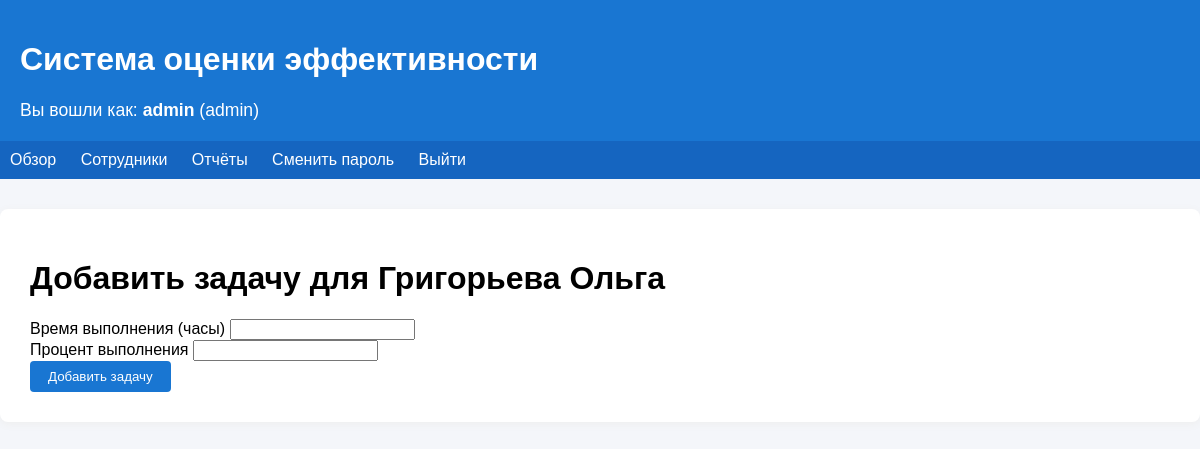
/auth/employees/1/add_task (signed in), run on the app's committed database.
### app/models.py (models this page shows, shortened)
class User(db.Model, UserMixin):
    __tablename__ = 'users'
    id = db.Column(db.Integer, primary_key=True)
    username = db.Column(db.String(64), unique=True, nullable=False)
    password_hash = db.Column(db.String(128), nullable=False)
    role = db.Column(db.String(10), nullable=False, default='admin')

class Employee(db.Model):
    __tablename__ = 'employees'
    id = db.Column(db.Integer, primary_key=True)
    name = db.Column(db.String(100))
    position = db.Column(db.String(100))
    department = db.Column(db.String(100))
    rating = db.Column(db.Float)
    tasks = db.relationship('Task', back_populates='employee', cascade='all, delete-orphan')

### app/auth.py (the view)
@bp.route('/employees/<int:emp_id>/add_task', methods=['GET', 'POST'])
@login_required
def add_task(emp_id):
    if current_user.role == 'worker':
        emp = Employee.query.filter_by(id=emp_id, name=current_user.username).first()
        if not emp:
            flash("Вы можете добавлять задачи только себе.", 'error')
            return redirect(url_for('views.dashboard'))
    elif current_user.role in ['admin', 'manager']:
        emp = Employee.query.get_or_404(emp_id)
    else:
        flash("Доступ запрещен.", 'error')
        return redirect(url_for('views.dashboard'))
    form = AddTaskForm()
    if form.validate_on_submit():
        task = Task(employee_id=emp.id, time=form.time.data, correctness=form.correctness.data)
        db.session.add(task)
        db.session.commit()
        flash("Задача добавлена.", 'success')
        return redirect(url_for('auth.list_employees'))
    return render_template('add_task.html', form=form, employee=emp)

### app/forms.py
class AddTaskForm(FlaskForm):
    time = FloatField('Время выполнения (часы)', validators=[DataRequired(), NumberRange(min=0)])
    correctness = FloatField('Процент выполнения', validators=[DataRequired(), NumberRange(min=0, max=100)])
    submit = SubmitField('Добавить задачу')

### app/templates/add_task.html (shortened to what this page needs)
{% extends 'base.html' %}
{% block content %}
  <h1>Добавить задачу для {{ employee.name }}</h1>
  <form method="post">
    <div>{{ form.time.label }} {{ form.time() }}</div>
    <div>{{ form.correctness.label }} {{ form.correctness() }}</div>
    {{ form.submit(class="btn") }}
  </form>
{% endblock %}

### app/templates/base.html (shortened to what this page needs)
<!DOCTYPE html>
<html lang="ru">
<head>
</head>
<body>
  <header>
    <h1>Система оценки эффективности</h1>
    {% if current_user.is_authenticated %}
      <div style="font-size:1.1em; margin-top:8px;">
        Вы вошли как: <b>{{ current_user.username }}</b> {{current_user.name}} ({{ current_user.role }})
      </div>
    {% endif %}
  </header>
  <nav>
    <a href="{{ url_for('views.dashboard') }}">Обзор</a>
    <a href="{{ url_for('auth.list_employees') }}">Сотрудники</a>
    <a href="{{ url_for('views.reports') }}">Отчёты</a>
    <a href="{{ url_for('auth.change_password') }}">Сменить пароль</a>
    <a href="{{ url_for('auth.logout') }}">Выйти</a>
  </nav>
  <div class="container">
    {% block content %}{% endblock %}
  </div>
</body>
</html>

### app/templates/base.html (style rules this page uses)
body { font-family: Arial, sans-serif; background: #f4f6fa; margin: 0; }
header { background: #1976d2; color: #fff; padding: 20px; }
nav { background: #1565c0; padding: 10px; }
nav a { color: #fff; margin-right: 20px; text-decoration: none; }
.container { max-width: 1200px; margin: 30px auto; background: #fff; border-radius: 8px; box-shadow: 0 2px 8px #eee; padding: 30px; }
.btn { background: #1976d2; color: #fff; border: none; padding: 8px 18px; border-radius: 4px; cursor: pointer; }

### data on the page
User: username "admin", role "admin"
Employee: name "Григорьева Ольга"
